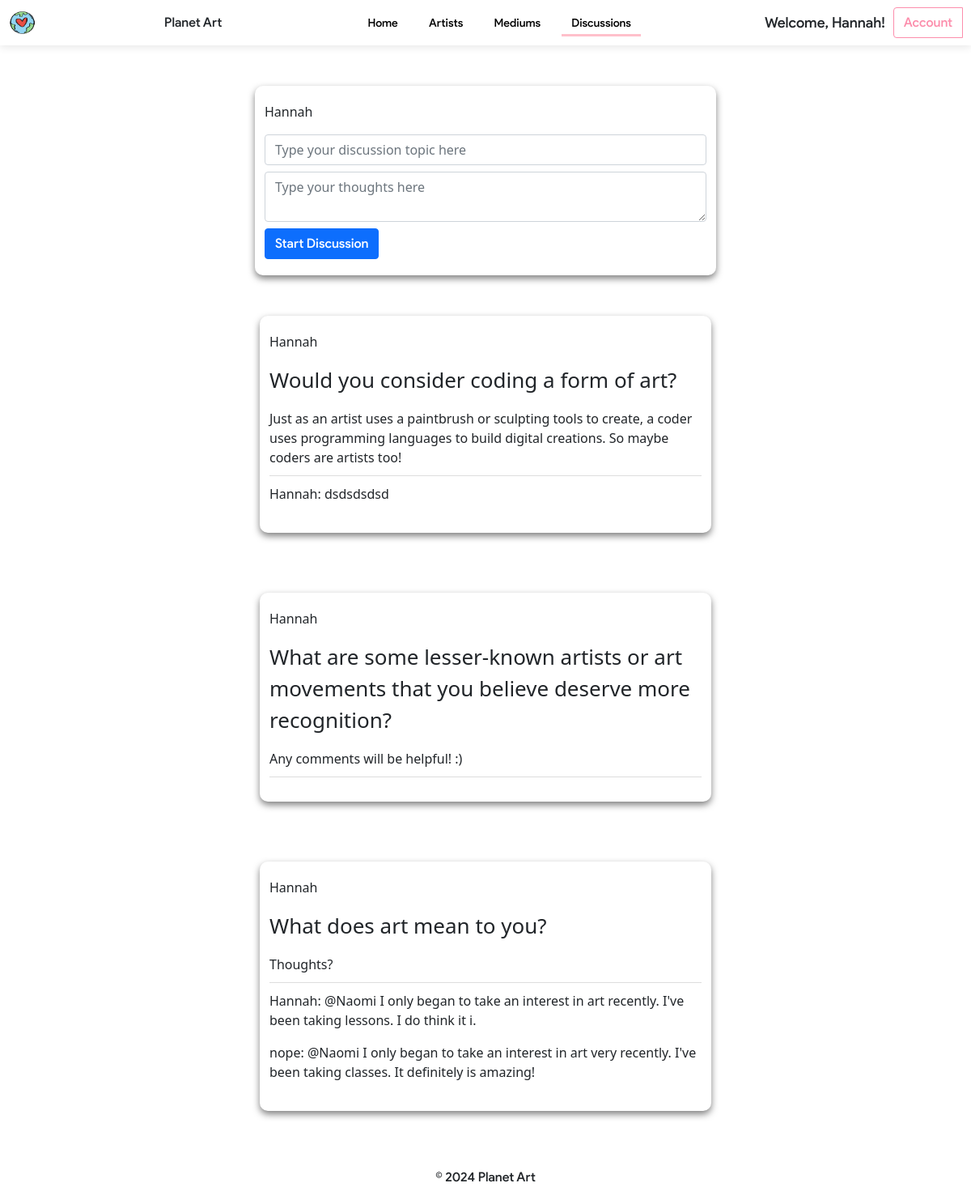
Screenshot of /pages/users/discussions-versions/discussionsuser-separate.php (signed in) with the database file from the repository.
### tables this page shows
CREATE TABLE `discussions` (
  `id` int(11) NOT NULL,
  `user_fullname` varchar(255) NOT NULL,
  `discussion_topic` varchar(255) NOT NULL,
  `thoughts` text NOT NULL,
  `created_at` timestamp NOT NULL DEFAULT current_timestamp()
);

CREATE TABLE `comments` (
  `id` int(11) NOT NULL,
  `discussion_id` int(11) DEFAULT NULL,
  `user_fullname` varchar(255) DEFAULT NULL,
  `comment_text` text DEFAULT NULL,
  `created_at` timestamp NOT NULL DEFAULT current_timestamp()
);

### pages/users/discussions-versions/discussionsuser-separate.php (the view, shortened to what this page needs)
<?php
require_once "../../config.php";
$discussionInput = '';
$thoughtsInput = '';
?>
<!DOCTYPE html>
<html lang="en">
<head>
    <link rel="stylesheet" href="/planetart/css/styles.css">
    <link rel="stylesheet" href="https://cdnjs.cloudflare.com/ajax/libs/font-awesome/6.0.0/css/all.min.css">
    <link rel="stylesheet" href="https://stackpath.bootstrapcdn.com/bootstrap/5.0.0-alpha1/css/bootstrap.min.css">
</head>
<body>
    <header>
    <nav class="navbar">
        <img src="/planetart/images/planetartlogo.png" alt="planet art logo" width="45" height="30" class="logo-img">
        <span class="site-name">Planet Art</span>
        <div>
            <a class="btn btn-outline-secondary nav-links" href="indexuser.php">Home</a>
            <a class="btn btn-outline-secondary nav-links" href="artistsuser.php">Artists</a>
            <a class="btn btn-outline-secondary nav-links" href="mediumsuser.php">Mediums</a>
            <a class="btn btn-outline-secondary nav-links current-page" href="discussionsuser.php">Discussions</a>
        </div>
        <div class="ml-auto">
            <?php if (isset($_SESSION['user_fullname'])) : ?>
                <p class="welcome-message">Welcome, <?php echo $_SESSION['user_fullname']; ?>!</p>
            <?php endif; ?>
            <div class="btn-group">
                <button type="button" class="btn btn-outline-primary login rounded-right" data-toggle="dropdown" aria-haspopup="true" aria-expanded="false">
                    Account
                </button>
            </div>
        </div>
    </nav>
    </header>
<div class="container">
        <div class="row justify-content-center">
            <div class="col-6 discussion-body">
                <?php if (isset($_SESSION['user_fullname'])) : ?>
                    <p class="username-discussion"><?php echo $_SESSION['user_fullname']; ?></p>
                <?php endif; ?>
                <?php if (isset($_POST['startDiscussionButton'])) : ?>
                    <p id="discussionName" class="discussion-name"><?php echo htmlspecialchars($discussionInput); ?></p>
                    <div id="discussionThoughts" class="mb-2"><?php echo htmlspecialchars($thoughtsInput); ?></div>
                    <div class="comment-container" id="commentContainer">
                        <?php
                        $sqlFetchComments = "SELECT * FROM comments WHERE discussion_id = ? ORDER BY created_at DESC";
                        $stmtFetchComments = mysqli_stmt_init($conn);
                        if ($stmtFetchComments) {
                            if (mysqli_stmt_prepare($stmtFetchComments, $sqlFetchComments)) {
                                mysqli_stmt_bind_param($stmtFetchComments, "i", $discussionId);
                                mysqli_stmt_execute($stmtFetchComments);
                                $resultComments = mysqli_stmt_get_result($stmtFetchComments);
                                while ($comment = mysqli_fetch_assoc($resultComments)) {
                                    echo '<p>' . htmlspecialchars($comment['user_fullname']) . ': ' . htmlspecialchars($comment['comment_text']) . '</p>';
                                }
                            } else {
                                die("Error in preparing the fetch comments statement: " . mysqli_error($conn));
                            }
                        } else {
                            die("Error in initializing the fetch comments statement: " . mysqli_error($conn));
                        }
                        ?>
                    </div>
                    <form id="addCommentForm" method="post">
                        <input type="hidden" name="discussionId" value="<?php echo $discussionId; ?>">
                        <textarea class="form-control mb-2" name="commentInput" placeholder="Type your comment here"></textarea>
                        <button type="submit" class="btn btn-primary btn-add-comment" name="addCommentButton">Add Comment</button>
                    </form>
                    <?php if (isset($_POST['addCommentButton'])) : ?>
                        <div class="mb-2">
                            <p><?php echo htmlspecialchars($_SESSION['user_fullname']) . ': ' . htmlspecialchars($_POST['commentInput']); ?></p>
                        </div>
                    <?php endif; ?>
                <?php else : ?>
                    <form id="startDiscussionForm" method="post">
                        <input type="text" class="form-control mb-2" name="discussionInput" placeholder="Type your discussion topic here">
                        <textarea class="form-control mb-2" name="thoughtsInput" placeholder="Type your thoughts here"></textarea>
                        <button type="submit" class="btn btn-primary" name="startDiscussionButton">Start Discussion</button>
                    </form>
                <?php endif; ?>
            </div>
        <?php
        $discussionsPerPage = 10;
        $page = isset($_GET['page']) ? intval($_GET['page']) : 1;
        $offset = ($page - 1) * $discussionsPerPage;
        $sqlFetchDiscussions = "SELECT * FROM discussions ORDER BY created_at DESC LIMIT ?, ?";
        $stmtFetchDiscussions = mysqli_stmt_init($conn);
        if ($stmtFetchDiscussions) {
            if (mysqli_stmt_prepare($stmtFetchDiscussions, $sqlFetchDiscussions)) {
                mysqli_stmt_bind_param($stmtFetchDiscussions, "ii", $offset, $discussionsPerPage);
                mysqli_stmt_execute($stmtFetchDiscussions);
                $resultDiscussions = mysqli_stmt_get_result($stmtFetchDiscussions);
                while ($discussion = mysqli_fetch_assoc($resultDiscussions)) {
                    echo '<div class="row justify-content-center mb-4">';
                    echo '<div class="col-6 discussion-body">';
                    echo '<p class="username-discussion">' . htmlspecialchars($_SESSION['user_fullname']) . '</p>';
                    echo '<p id="discussionName" class="discussion-name">' . htmlspecialchars($discussion['discussion_topic']) . '</p>';
                    echo '<div id="discussionThoughts" class="mb-2">' . htmlspecialchars($discussion['thoughts']) . '</div>';
                    echo '<div class="comment-container">';
                    $discussionId = $discussion['id'];
                    $sqlFetchComments = "SELECT * FROM comments WHERE discussion_id = ? ORDER BY created_at DESC";
                    $stmtFetchComments = mysqli_stmt_init($conn);
                    if ($stmtFetchComments) {
                        if (mysqli_stmt_prepare($stmtFetchComments, $sqlFetchComments)) {
                            mysqli_stmt_bind_param($stmtFetchComments, "i", $discussionId);
                            mysqli_stmt_execute($stmtFetchComments);
                            $resultComments = mysqli_stmt_get_result($stmtFetchComments);
                            while ($comment = mysqli_fetch_assoc($resultComments)) {
                                echo '<p>' . htmlspecialchars($comment['user_fullname']) . ': ' . htmlspecialchars($comment['comment_text']) . '</p>';
                            }
                        } else {
                            die("Error in preparing the fetch comments statement: " . mysqli_error($conn));
                        }
                    } else {
                        die("Error in initializing the fetch comments statement: " . mysqli_error($conn));
                    }
                    echo '</div></div></div>';
                }
            } else {
                die("Error in preparing the fetch discussions statement: " . mysqli_error($conn));
            }
        } else {
            die("Error in initializing the fetch discussions statement: " . mysqli_error($conn));
        }
        ?>
        </div>
    </div>
    <footer class="text-center">
        <div class="footer p-3">
            © 2024
            <a>Planet Art</a>
        </div>
    </footer>
</body>
</html>

### css/styles.css (style rules this page uses)
body { min-height: 100vh; margin: 0; display: flex; flex-direction: column; font-family: 'google', sans-serif; }
.container { flex: 1; }
footer { margin-top: auto; }
.site-name, .nav-links, .welcome-message, .explore-main-text, .explore-sub-text, .custom-card h5, .custom-card p, .custom-card button, .btn, .footer, .login { font-family: 'google', sans-serif; }
.navbar { box-shadow: 0 2px 10px #0000001a; display: flex; align-items: center; background-color: #fff; }
.site-name { font-weight: 500; margin-right: 5px; }
.logo-img { margin-left: 5px; margin-top: 5px; margin-bottom: 5px; }
.btn-outline-secondary { border: none !important; color: #000 !important; text-decoration: none; position: relative; }
.current-page::after { content: ''; display: block; position: absolute; width: 100%; height: 3px; background-color: pink; bottom: 0; left: 0; }
.nav-links { margin-left: 10px; font-size: 14px !important; }
.btn-outline-primary.login { color: #FC8EAC; border-color: #FC8EAC; margin-right: 10px; }
.footer { background-color: #fff; margin-top: 30px; }
.comment-container { margin-top: 20px; }
.ml-auto { display: flex; align-items: center; }
.welcome-message { margin-right: 10px; margin-bottom: 0; font-size: 18px !important; }
.discussion-body { border-radius: 10px; box-shadow: 0 4px 8px rgba(0, 0, 0, 0.5) !important; transition: box-shadow 0.3s ease !important; margin-top: 50px !important; padding: 20px; background-color: #fff; }
.username-discussion { font-size: 16px; }
.discussion-name { font-size: 26px; }
.comment-container { border-top: 1px solid #ddd; padding-top: 10px; margin-top: 10px; }
.container { position: relative; z-index: 1; }

### rows the page displays
discussions: discussion_topic "Would you consider coding a form of art?", thoughts "Just as an artist uses a paintbrush or sculpting tools to create, a coder uses programming languages to build digital creations. So maybe coders are artists too!"
comments: user_fullname "Hannah", comment_text "dsdsdsdsd"
discussions: discussion_topic "What are some lesser-known artists or art movements that you believe deserve more recognition?", thoughts "Any comments will be helpful! :)"
discussions: discussion_topic "What does art mean to you?", thoughts "Thoughts?"
comments: user_fullname "Hannah", comment_text "@Naomi I only began to take an interest in art recently. I've been taking lessons. I do think it i."
comments: user_fullname "nope", comment_text "@Naomi I only began to take an interest in art very recently. I've been taking classes. It definitely is amazing!"

### other values shown
$_SESSION['user_fullname'] "Hannah"
